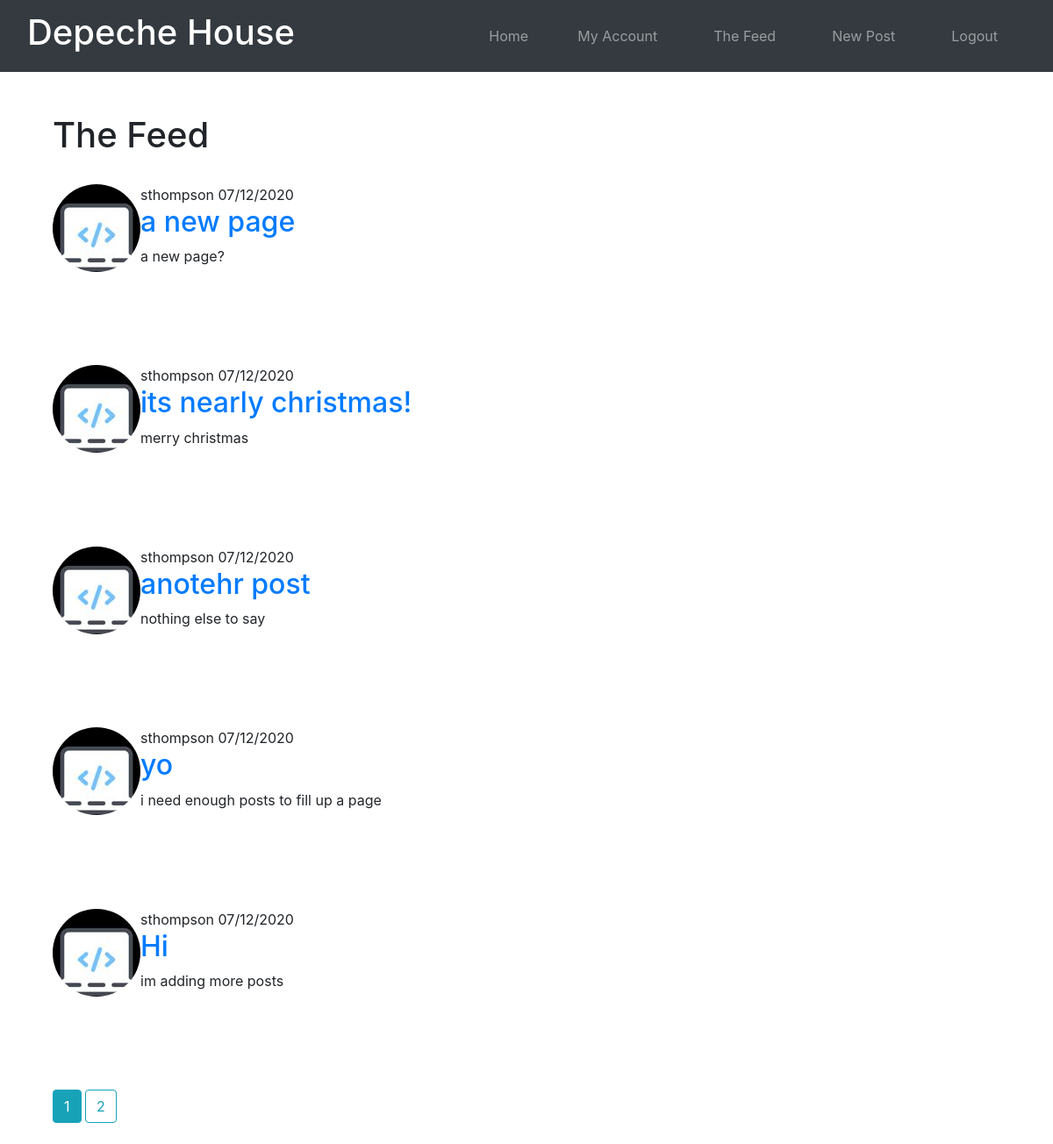
Before: /home (signed in) with the older database file.
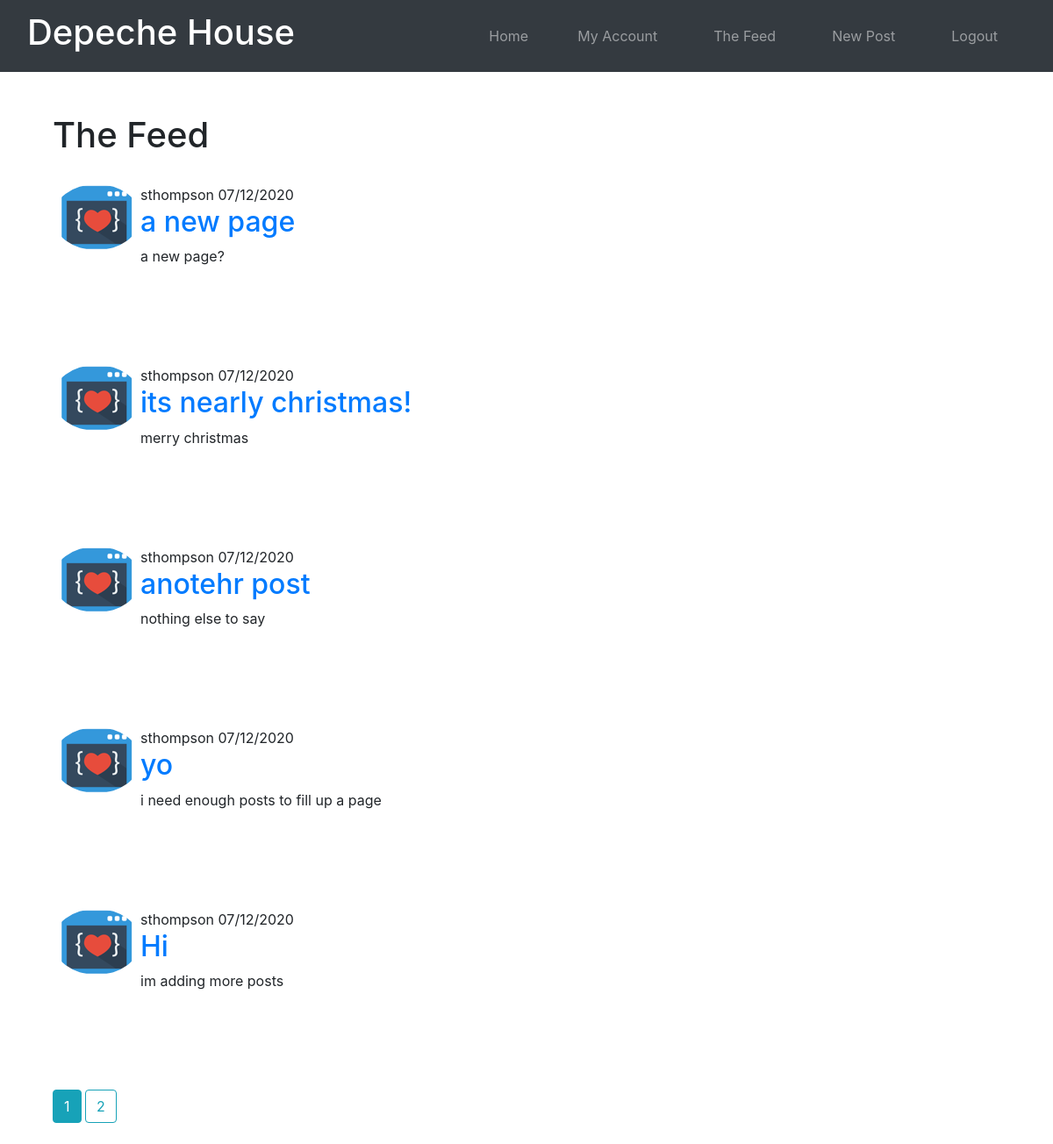
After: the same page with the newer database file.
### depeche_house/models.py (models this page shows, shortened)
class Post(db.Model):
    id = db.Column(db.Integer, primary_key=True)
    title = db.Column(db.String(100), nullable=False)
    date_posted = db.Column(db.DateTime, nullable=False, default=datetime.utcnow)
    content = db.Column(db.Text, nullable=False)
    user_id = db.Column(db.Integer, db.ForeignKey('user.id'), nullable=False)

class User(UserMixin, db.Model):
    id = db.Column(db.Integer, primary_key=True)
    username = db.Column(db.String(10), index=True, unique=True, nullable=False)
    email = db.Column(db.String(120), unique=True, index=True, nullable=False)
    password_hash = db.Column(db.String(128), nullable=False)
    joined_at = db.Column(db.DateTime(), default=datetime.utcnow, index=True, nullable=False)
    profile_pic = db.Column(db.String(40), default='default.jpg')
    posts = db.relationship('Post', backref='author', lazy=True)

### depeche_house/routes.py (the view)
@app.route('/home')
@login_required
def home():
    page = request.args.get('page', 1, type=int)
    posts = Post.query.order_by(Post.date_posted.desc()).paginate(page=page, per_page=5)
    return render_template('home.html', posts=posts)

### depeche_house/routes.py (called while the page is built)
@login_manager.user_loader
def load_user(user_id):
    return User.query.get(int(user_id))

### depeche_house/templates/home.html (shortened to what this page needs)
{% extends "base.html" %}
{% block content %}
<br>
<br>
<h1>The Feed</h1>
<br>
{% for post in posts.items %}
    <article class="media content-section">
        <img class="rounded-circle article-img" src="{{ url_for('static', filename='profile_pics/' + post.author.profile_pic) }}">
            <div class="media-body">
                <div class="article-metadata">
                    {{ post.author.username }}
                    {{ post.date_posted.strftime('%d/%m/%Y') }}
                </div>
                <h2><a class="article-title" href="{{ url_for('post', post_id=post.id) }}">{{ post.title }}</a></h2>
                <p class="article-content">{{ post.content }}</p>
            </div>
        </article>
        <br>
        <br>
        <br>
        <br>
{% endfor %}
{% for page_num in posts.iter_pages(left_edge=1, right_edge=1, left_current=1, right_current=2) %}
    {% if page_num %}
        {% if posts.page == page_num %}
        <a class="btn btn-info mb-4" href="{{ url_for('home', page=page_num) }}">{{ page_num }}</a>
        {% else %}
        <a class="btn btn-outline-info mb-4" href="{{ url_for('home', page=page_num) }}">{{ page_num }}</a>
        {% endif %}
    {% endif %}
{% endfor %}
{% endblock %}

### depeche_house/templates/base.html (shortened to what this page needs)
<!DOCTYPE html>
<html lang="en">
  <head>
    <link rel="stylesheet" href="https://maxcdn.bootstrapcdn.com/bootstrap/4.0.0/css/bootstrap.min.css">
    <link rel="stylesheet" type="text/css" href="{{ url_for('static', filename='style.css') }}">
  </head>
  <body>
    <nav class="navbar navbar-expand-md navbar-dark bg-dark sticky-top">
      <div class="container-fluid">
        <div class="navbar-brand mr-4">
          <h1>Depeche House</h1>
        </div>
        <div class="collapse navbar-collapse" id="navbarResponsive">
        <ul class="navbar-nav ml-auto">
          <li class="nav-item">
            <a class="nav-link px-4" href="{{ url_for('index') }}">Home</a>
          </li>
          {% if current_user.is_authenticated %}
          <li class="nav-item px-4">
            <a class="nav-link" href="{{ url_for('user', username=user) }}">My Account</a>
          </li>
          <li class="nav-item px-4">
            <a class="nav-link" href="{{ url_for('home') }}">The Feed</a>
          </li>
          <li class="nav-item px-4">
            <a class="nav-link" href="{{ url_for('add_post') }}">New Post</a>
          </li>
          <li class="nav-item px-4">
            <a class="nav-link" href="{{ url_for('logout') }}">Logout</a>
          </li>
          {% endif %}
        </ul>
      </div>
    </nav>
    <div class="container">
      <main role="main" class="container">
        <div class="row">
          <div class="col-md-8">
      {% block content %}
      {% endblock %}
    </div>
  </body>
</html>

### depeche_house/static/style.css (style rules this page uses)
body { width: 100%; height: 100% }

Changed rows visible on the page:
changed through a linked row, Post "a new page": profile_pic: picture added in place of a placeholder
changed through a linked row, Post "its nearly christmas!": profile_pic: picture added in place of a placeholder
changed through a linked row, Post "anotehr post": profile_pic: picture added in place of a placeholder
changed through a linked row, Post "yo": profile_pic: picture added in place of a placeholder
changed through a linked row, Post "Hi": profile_pic: picture added in place of a placeholder
